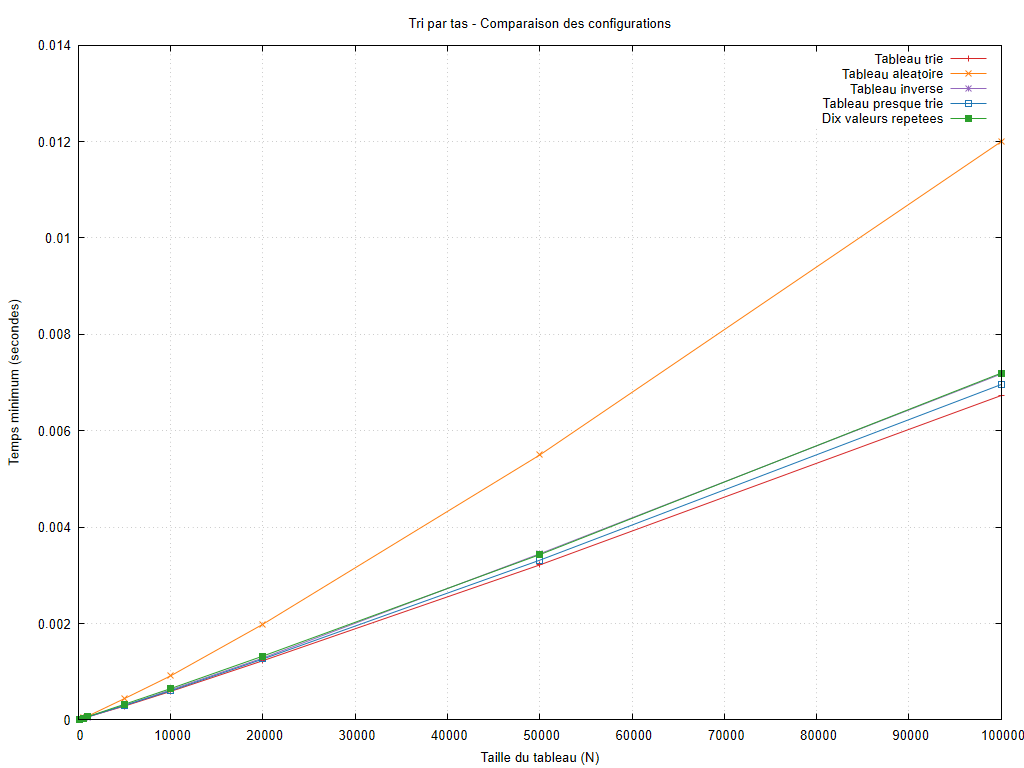

Write the gnuplot code that produced this figure.
set encoding utf8
set terminal pngcairo size 1024,768 font 'Arial,10'
set output 'graphiques/20261010_184935/cases/heap_sort_cases.png'
set datafile missing 'non_mesure'
set title 'Tri par tas - Comparaison des configurations'
set xlabel 'Taille du tableau (N)'
set ylabel 'Temps minimum (secondes)'
set grid
set yrange [0:*]
plot 'resultats/20261010_184935/cases/heap_sort_cases.dat' using 1:2 title 'Tableau trie' with linespoints lc rgb '#d62728', 'resultats/20261010_184935/cases/heap_sort_cases.dat' using 1:3 title 'Tableau aleatoire' with linespoints lc rgb '#ff7f0e', 'resultats/20261010_184935/cases/heap_sort_cases.dat' using 1:4 title 'Tableau inverse' with linespoints lc rgb '#9467bd', 'resultats/20261010_184935/cases/heap_sort_cases.dat' using 1:5 title 'Tableau presque trie' with linespoints lc rgb '#1f77b4', 'resultats/20261010_184935/cases/heap_sort_cases.dat' using 1:6 title 'Dix valeurs repetees' with linespoints lc rgb '#2ca02c'
unset output
